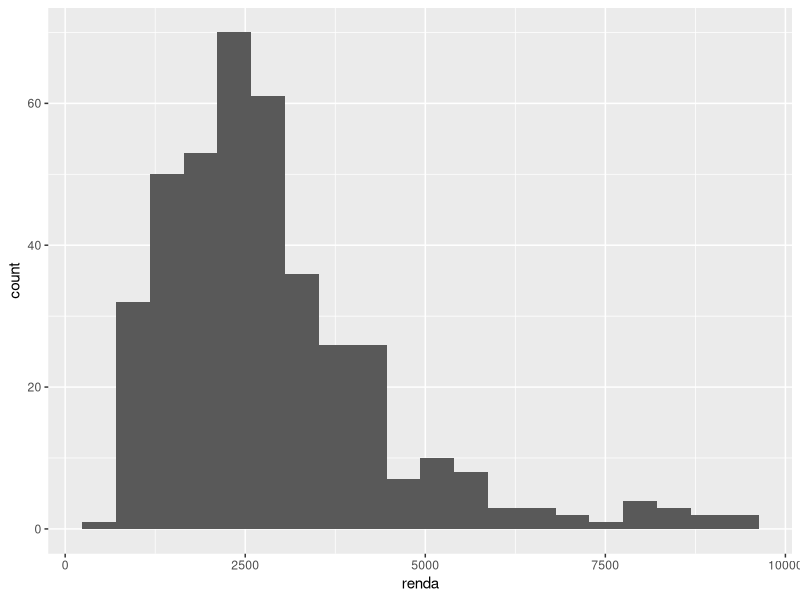
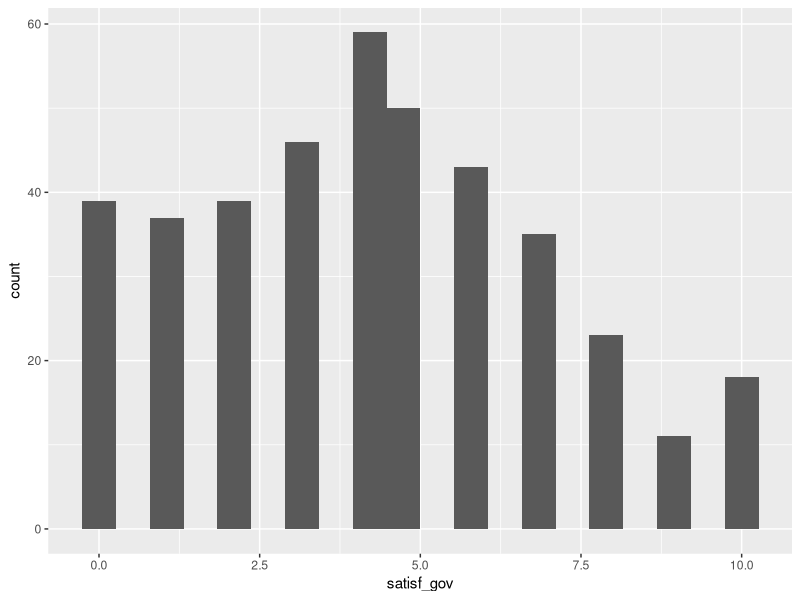
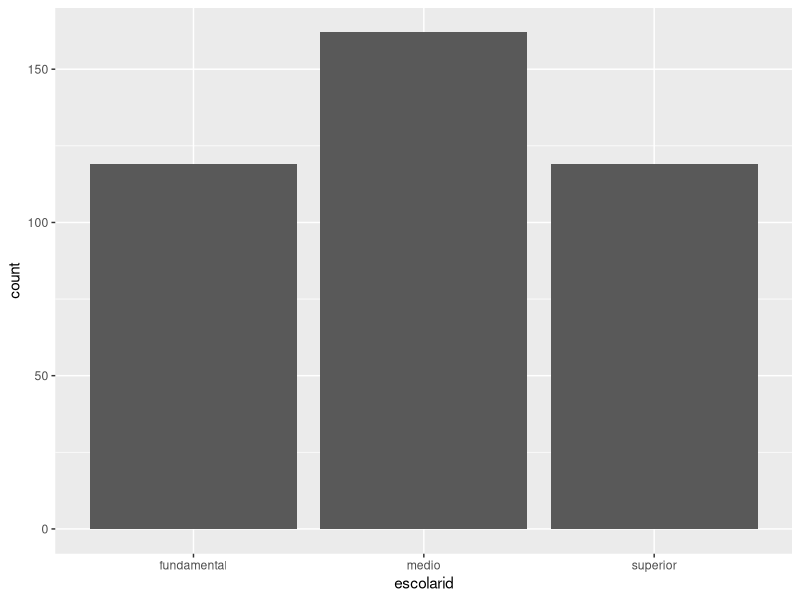
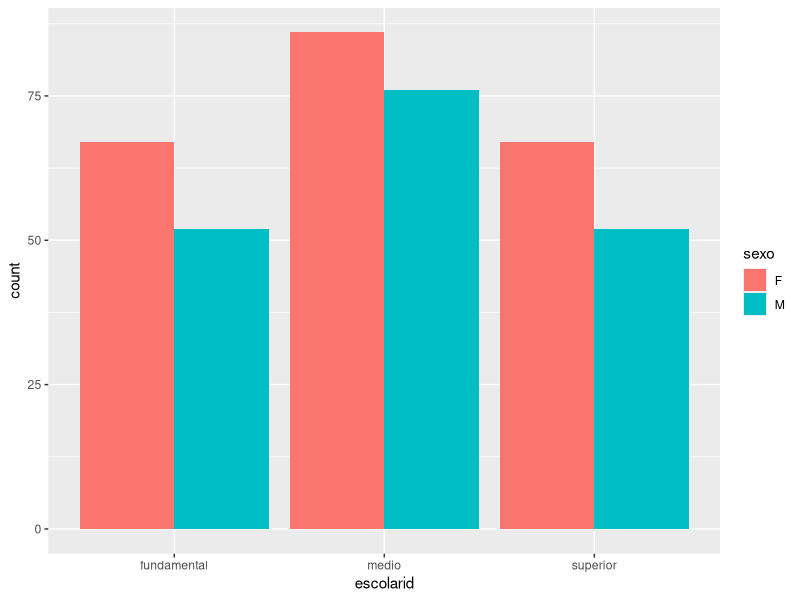
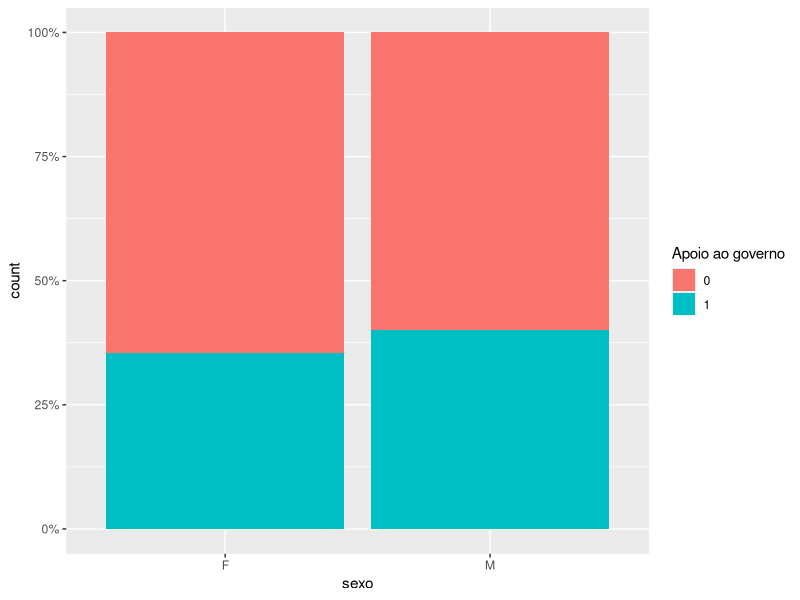
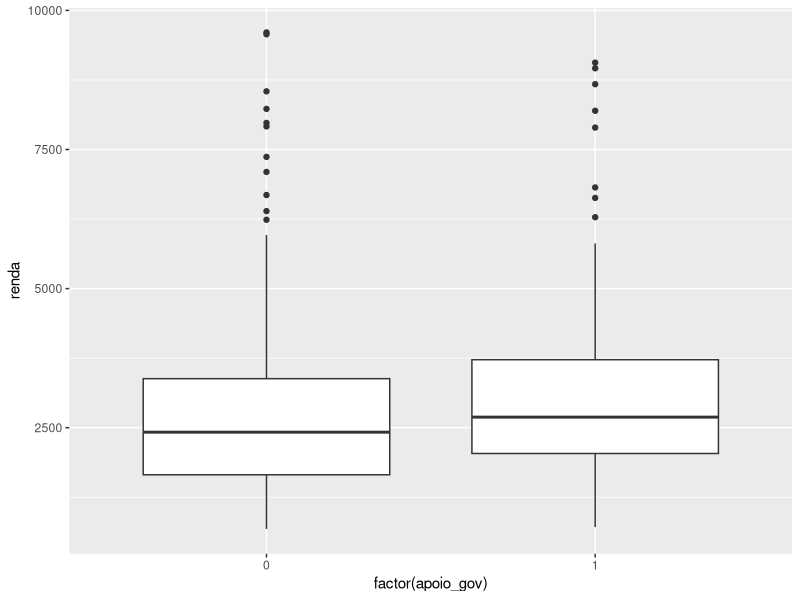
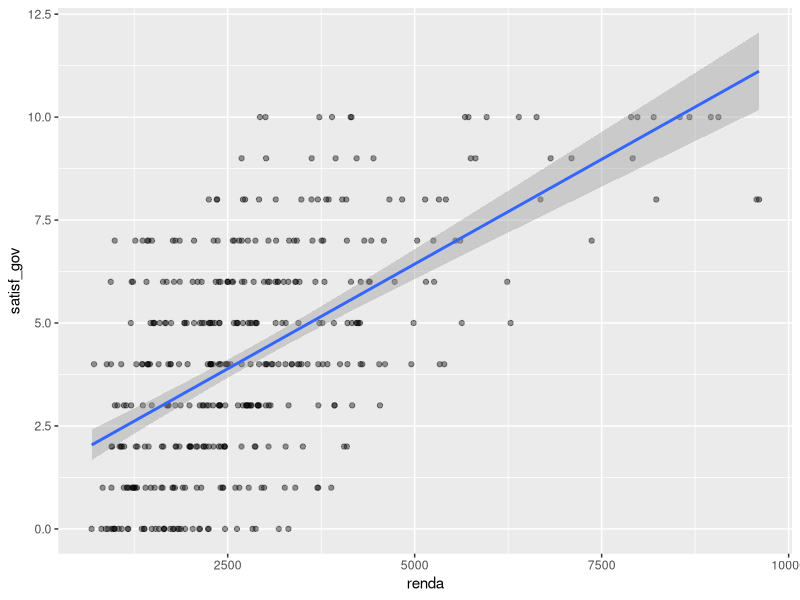
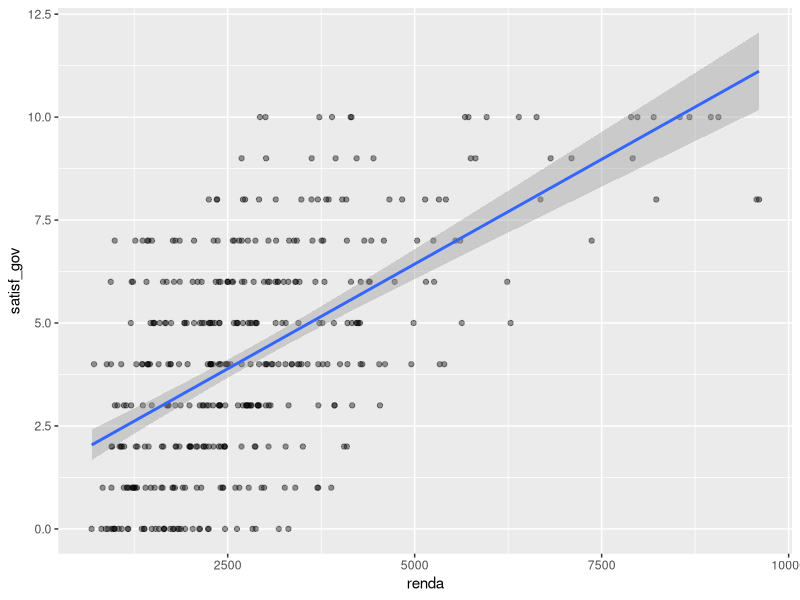

Generate these figures, in order, with R:

# ============================================================
# MQ101 — Métodos Quantitativos para Políticas Públicas
# Lista de Exercícios #05
# ------------------------------------------------------------

# Nome:Ana Carolina Wolff
# RA: 23202510326
# Turma: PPU-009 - MÉTODOS QUANTITATIVOS - TPPU00920253 (2025.3 - 4T234)
# Data: 17/12/2025
# Descrição: Teste de Hipóteses e Regressão

knitr::opts_chunk$set(
  echo = TRUE,
  message = FALSE,
  warning = FALSE,
  dpi = 96
)
library(tidyverse)
library(broom)
set.seed(123)

#Geração da base de dados fictícia
n <- 400

dados <- tibble(
  id = 1:n,
  idade = round(rnorm(n, mean = 40, sd = 12)),
  sexo = sample(c("F", "M"), n, replace = TRUE, prob = c(0.55, 0.45)),
  renda = round(rlnorm(n, meanlog = log(2500), sdlog = 0.5), 0),
  escolarid = sample(c("fundamental", "medio", "superior"),
                     n, replace = TRUE, prob = c(0.30, 0.40, 0.30)),
  ideologia = round(runif(n, 0, 10), 0), # 0 = esquerda, 10 = direita
  apoio_gov = rbinom(n, 1, plogis(-1 + 0.015*(idade - 40) +
                                    0.4*(sexo == "F") +
                                    0.5*(renda > 3000))),
  satisf_gov = pmin(pmax(
    round(3 + 2*apoio_gov + 0.001*(renda - 2500) +
            rnorm(n, 0, 2), 0), 0), 10),
  protesto = rbinom(n, 1, plogis(-2 + 0.3*(ideologia <= 4) - 0.2*apoio_gov))
)
glimpse(dados)

#Exercício 01 - Exploração descritiva e gráficos básicos

#1.1
#média, mediana, desvio-padrão e quartis de idade, renda e satisf_gov:

summary(dados$idade)
summary(dados$renda)
summary(dados$satisf_gov)

# Média
mean(dados$idade, na.rm = TRUE)
mean(dados$renda, na.rm = TRUE)
mean(dados$satisf_gov, na.rm = TRUE)

# Mediana
median(dados$idade, na.rm = TRUE)
median(dados$renda, na.rm = TRUE)
median(dados$satisf_gov, na.rm = TRUE)

# Desvio-padrão
sd(dados$idade, na.rm = TRUE)
sd(dados$renda, na.rm = TRUE)
sd(dados$satisf_gov, na.rm = TRUE)

# Quartis
quantile(dados$idade, probs = c(0.25, 0.5, 0.75), na.rm = TRUE)
quantile(dados$renda, probs = c(0.25, 0.5, 0.75), na.rm = TRUE)
quantile(dados$satisf_gov, probs = c(0.25, 0.5, 0.75), na.rm = TRUE)

#proporção de respondentes por categoria de sexo e escolaridade

prop.table(table(dados$sexo))
prop.table(table(dados$escolarid))

# Proporção de respondentes com apoio_gov = 1
mean(dados$apoio_gov == 1, na.rm = TRUE)


#1.2. Construa os seguintes gráficos:
#um histograma de renda (use pelo menos 20 quebras)

ggplot(dados, aes(x = renda)) +
  geom_histogram(bins = 20)

#um histograma ou gráfico de barras da distribuição de satisf_gov;

ggplot(dados, aes(x = satisf_gov)) +
geom_histogram(bins = 20)

#um gráfico de barras com a distribuição de escolaridade

ggplot(dados, aes(x = escolarid)) +
  geom_bar()

#1.3 Comente
#se a distribuição de renda parece simétrica ou assimétrica: no gráfico, a distribuição de renda aparece assimétrica, com concetração à esquerda e uma longa cauda que se estende para os valores mais altos.
#se satisf_gov parece concentrada em valores baixos, médios ou altos: a variável satisf_gov parece concentrada em valores médios, entre os valores 4 e 5.
#como se distribuem sexo e escolarid na amostra:há uma predominância feminina e de nível médio.

ggplot(dados, aes(x = escolarid, fill = sexo)) +
  geom_bar(position = "dodge")

#EXERCÍCIO 2 - Escolha de testes estatísticos

#2.1. Identifique o tipo de cada variável: categórica ou contínua. 
#2.2. Indique qual teste bivariado é mais adequado, considerando o Capítulo 8 (análise tabular e qui-quadrado, diferença de médias, correlação, regressão simples).

#a. 
#tipo de sexo: qualitativa nominal
#tipo de apoio_gov: qualitativa nominal
#teste bivariado sugerido: análise tabular/qui-quadrado

#b. 
#escolarid (3 categorias): qualitativa ordinal
#apoio_gov (0/1):qualitativa nominal
#teste bivariado sugerido:análise tabular/qui-quadrado

#c.
#satisf_gov (0–10): quantitativa discreta
#apoio_gov (0/1):qualitativa nominal
#teste bivariado sugerido:Teste t de diferença de médias

#d. 
#satisf_gov (0–10):quantitativa discreta
#renda (contínua): quantitativa contínua.
#teste bivariado sugerido:correlação e/ou regressão simples

#e. 
#satisf_gov (0–10):quantitativa discreta
#ideologia (0–10):quantitativa discreta
#teste bivariado sugerido:correlação e/ou regressão simples

#Exercício 3 – Teste qui-quadrado: sexo e apoio ao governo

#3.1. Construa uma tabela de contingência entre sexo e apoio_gov. Apresente também proporções por coluna (ou por linha) para facilitar a interpretação.

tab_sexo_apoio <- table(dados$sexo, dados$apoio_gov)
tab_sexo_apoio
prop.table(tab_sexo_apoio, margin = 2)


#3.2 Formule as hipóteses:
#\(H_0\): não há associação entre sexo e apoio_gov na população;
#\(H_1\): há associação entre sexo e apoio_gov.

#3.3. Aplique o teste de qui-quadrado em R:
chisq.test(tab_sexo_apoio)

#3.4Em texto, interprete:
#O resultado do teste indicou um valor de qui-quadrado de aproximadamente 0,68, com 1 grau de liberdade e um valor-p de 0,4063. 
#Como o valor-p é muito superior ao nível de significância usual de 5%, não rejeitamos a hipótese nula.
#Isso significa que, com base nesta amostra, não há evidências estatísticas de que o sexo influencie o apoio ao governo.

#3.5 COnstrua gráfico

ggplot(dados, aes(x = sexo, fill = factor(apoio_gov))) +
  geom_bar(position = "fill") +
  scale_y_continuous(labels = scales::percent) +
  labs(fill = "Apoio ao governo")

#Comente: sim, há coerência entre o gráfico e o resultado do teste.
#embora visualmente os homens pareçam apresentar um apoio ligeiramente maior, a diferença é pequena e não significativa do ponto de vista estatístico.

#Exercício 4 – Diferença de médias: renda entre apoiadores e não apoiadores

#4.1. Produza um resumo numérico de renda por apoio_gov (média, desvio-padrão, tamanho de cada grupo).

dados %>%
  group_by(apoio_gov) %>%
  summarise(
    media_renda = mean(renda),
    sd_renda = sd(renda),
    n = n()
  )

#4.2. Formule as hipóteses:
# \(H_0: \mu_{\text{apoia}} = \mu_{\text{não apoia}}\)
#\(H_1: \mu_{\text{apoia}} \neq \mu_{\text{não apoia}}\)

#4.3. Aplique o teste \(t\) para diferença de médias (assuma, inicialmente, variâncias desiguais):

t.test(renda ~ apoio_gov, data = dados)

#4.4. Em texto, interprete:

#Estimativa da diferença de médias: a média da renda entre os que não apoiam o governo foi de 2.772,36 reais, enquanto entre os que apoiam foi de 3.025,48 reais. A diferença estimada entre as médias é de aproximadamente 253,12 reais (3025,48 – 2772,36).
#Intervalo de confiança de 95%: o intervalo de confiança para a diferença de médias foi de [-576,66 ; 70,41]. Como esse intervalo inclui o valor 0, não podemos afirmar que exista diferença estatisticamente significativa entre os grupos.
#O valor-p obtido foi 0,1247. Esse valor é maior que 0,05, indicando que a diferença observada pode ser explicada pelo acaso.
#Conclusão sobre H_0 a 5%: como o valor-p é maior que o nível de significância de 5%, não rejeitamos a hipótese nula.
#Portanto, não há evidências estatísticas de que a renda difira entre apoiadores e não apoiadores do governo nesta amostra.
# embora os apoiadores tenham uma média de renda ligeiramente maior, essa diferença não é estatisticamente significativa.

#4.5. Construa um boxplot de renda por apoio_gov e comente brevemente a relação entre o gráfico e o resultado do teste.

ggplot(dados, aes(x = factor(apoio_gov), y = renda)) +
  geom_boxplot()

#Comentário:
#No gráfico, observa-se que as medianas são próximas e as caixas e limites externos se sobrepõem bastante, sugerindo distribuições semelhantes entre os grupos. Isso sugere que a distribuição das rendas nos dois grupos é semelhante e que a diferença visual não é muito marcada.
#No teste t, essa impressão visual se confirma: a diferença média foi de cerca de R$ 253, mas o intervalo de confiança inclui o zero ([-576 ; 70]) e o valor-p (0,1247) é maior que 0,05. Isso significa que a diferença observada não é estatisticamente significativa.
#o gráfico mostra uma diferença pequena e com grande sobreposição entre os grupos, e o teste t confirma que essa diferença não é significativa do ponto de vista estatístico.


#Exercício 5 – Correlação: renda, ideologia e satisfação com o governo

#5.1. Calcule a matriz de correlações de Pearson entre renda, ideologia e satisf_gov                                                                               completos):
  
dados %>%
  select(renda, ideologia, satisf_gov) %>%
  cor(use = "complete.obs")


#5.2 Para cada par de variáveis, com base na matriz:

#Renda e ideologia: correlação +0,0205 (positiva); associação muito fraca;não há associação relevante entre renda e ideologia na amostra
#Renda e satisf_gov: correlação +0,5934 (positiva); associação moderada a forte; assim, quanto maior a renda, maior tende a ser a satisfação com o governo, em termos gerais.
#Ideologia e satisf_gov: correlação −0,0796 (negativa); associação muito fraca; sugere que a ideologia tem pouca relação com a satisfação com o governo.

#5.3 Construa um gráfico de dispersão de renda (eixo x) por satisf_gov (eixo y), com linha de tendência linear:
  
ggplot(dados, aes(x = renda, y = satisf_gov)) +
  geom_point(alpha = 0.4) +
  geom_smooth(method = "lm", se = TRUE)

#5.4. Em texto, comente o padrão visual do gráfico, relacionando-o ao sinal e magnitude da correlação estimada.

#O gráfico de dispersão com linha de regressão mostra uma tendência clara de associação positiva entre renda e satisfação com o governo: conforme a renda aumenta, a satisfação tende também a crescer. 
#Esse padrão visual está em plena concordância com o coeficiente de correlação estimado (+0,59), que indica uma relação moderada a forte. 
#A inclinação positiva da linha e a proximidade relativa dos pontos reforçam a ideia de que indivíduos com maior renda apresentam, em média, níveis mais altos de satisfação, ainda que exista alguma dispersão nos dados.

#Exercício 6 – Regressão linear simples:  satisfação e renda

#Considere o modelo:  [ _i = _0 + _1 ,_i + _i]

#6.1. Estime o modelo em R:

mod1 <- lm(satisf_gov ~ renda, data = dados)
summary(mod1)

#6.2. Em texto, interprete:

#O modelo de regressão linear simples indica que, quando a renda é igual a zero, a satisfação esperada com o governo seria de aproximadamente 1,35 pontos, embora essa interpretação literal do intercepto não seja muito significativa na prática. 
#Já o coeficiente da renda mostra um efeito positivo: para cada aumento de 1.000 reais na renda, espera-se um acréscimo médio de cerca de 1 ponto na satisfação com o governo. 
#O valor-p associado à renda é extremamente baixo (menor que 0,001), fornecendo forte evidência estatística de associação linear entre renda e satisfação. 
#assim, conclui-se que a renda é um preditor significativo e que indivíduos com maior renda tendem, em média, a apresentar maior satisfação com o governo.

#6.3. Utilize o broom para obter uma tabela organizada:
  
  tidy(mod1)
  
#O output do modelo mostra que o intercepto estimado é 1,35, com erro-padrão de 0,227, resultando em uma estatística t de 5,94 e valor-p de 6,3e-9, o que indica que ele é estatisticamente diferente de zero, embora sua interpretação literal (satisfação quando a renda é zero) não seja muito relevante. 
#já o coeficiente da renda é 0,00102, com erro-padrão extremamente baixo (0,0000692), o que gera uma estatística t muito elevada (14,7) e um valor-p praticamente nulo (2,08e-39). 
#Esses resultados evidenciam que a renda tem efeito positivo e altamente significativo sobre a satisfação com o governo, confirmando a robustez da associação linear encontrada.
  
  
#6.4. Refaça o gráfico de dispersão com reta de regressão (como no Exercício 5) e escreva um parágrafo relacionando:

  ggplot(dados, aes(x = renda, y = satisf_gov)) +
    geom_point(alpha = 0.4) +
    geom_smooth(method = "lm", se = TRUE)

#O gráfico de dispersão com a reta de regressão mostra uma tendência positiva clara entre renda e satisfação com o governo, em linha com o coeficiente estimado \hat {\beta }_1=0,00102. 
#A inclinação positiva da reta reflete o sinal do coeficiente, indicando que maiores valores de renda estão associados a maiores níveis de satisfação. 
#Além disso, o valor elevado da estatística t (14,7) e o valor-p praticamente nulo (< 0,001) confirmam a significância estatística desse efeito, evidenciando que a associação linear observada no gráfico não é fruto do acaso, mas sim uma relação consistente entre as variáveis
  
#Exercício 7 – Diagnóstico simples do modelo
  
#Usando o modelo do Exercício 6 (mod1):
  
  mod1 <- lm(satisf_gov ~ renda, data = dados)
  summary(mod1)
  
#7.1. Extraia resíduos e valores ajustados:
  dados_diag <- augment(mod1)
  glimpse(dados_diag)
  
#7.2. Construa:

#um gráfico de resíduos vs valores ajustados (.resid vs .fitted);
  
  ggplot(dados_diag, aes(x = .fitted, y = .resid)) +
    geom_point(alpha = 0.4) +
    geom_hline(yintercept = 0, linetype = "dashed")
  
#um gráfico QQ-plot dos resíduos.
  
  ggplot(dados_diag, aes(sample = .resid)) +
    stat_qq() +
    stat_qq_line()
  
#7.3. Em texto, com base nos gráficos, comente:
#se há indícios fortes de heterocedasticidade (padrão em funil, por exemplo);
#se a distribuição dos resíduos parece muito distante de algo aproximadamente normal.
 
#no gráfico de resíduos versus valores ajustados, não se observa um padrão em funil ou outro indício forte de heterocedasticidade: a dispersão dos resíduos parece relativamente constante ao longo da reta, sugerindo que a variância dos erros é aproximadamente homogênea. 
#o gráfico Q-Q mostra que os resíduos seguem de forma razoável a linha de referência, com pequenas desvios nas extremidades. Isso indica que a distribuição dos resíduos não está muito distante da normalidade, havendo apenas leves discrepâncias nas caudas. 
# os diagnósticos sugerem que as principais suposições do modelo linear — homocedasticidade e normalidade dos resíduos — estão suficientemente atendidas para que os resultados sejam considerados confiáveis.
  
  
#7.4. Explique, em poucas linhas, por que vale a pena olhar pelo menos esses dois gráficos antes de confiar inteiramente nas inferências do modelo.
  
#Vale a pena olhar esses dois gráficos, porque eles ajudam a verificar se as condições básicas do modelo estão sendo atendidas. 
#O gráfico de resíduos mostra se os erros estão distribuídos de forma equilibrada, sem padrões que indiquem problemas como variação desigual. 
#Já o gráfico de normalidade indica se os erros seguem aproximadamente a distribuição esperada. 
#Se esses pontos não forem avaliados, corre-se o risco de confiar em resultados que podem estar distorcidos pelas limitações do modelo.
  

#Exercício 8 – Regressão com variável dummy e diferença de médias
  
#Considere o modelo:
#[ _i = _0 + _1 ,_i + _i]
#onde apoio_gov é uma variável indicadora (0 = não apoia; 1 = apoia).

#8.1. Estime o modelo:
  
    mod2 <- lm(satisf_gov ~ apoio_gov, data = dados)
  summary(mod2)
  
#8.2. Calcule as médias de satisf_gov nos dois grupos (apoio_gov = 0 e apoio_gov = 1) e compare com os coeficientes de mod2.
#No modelo com variável dummy, o intercepto representa a média de satisfação dos que não apoiam o governo (3,41). 
#O coeficiente da dummy mostra a diferença entre os grupos (2,27), e somando os dois obtemos a média dos apoiadores (5,68). 
#Ou seja, os coeficientes da regressão reproduzem exatamente as médias observadas nos dois grupos.
  
  
#8.3. Mostre, com base nos resultados numéricos, que:
# \(\hat{\beta}_0\) corresponde à média de satisf_gov para apoio_gov = 0;
# \(\hat{\beta}_1\) corresponde à diferença entre as médias dos dois grupos.
  
#O intercepto (\hat {\beta }_0=3,412) corresponde exatamente à média de satisfação com o governo para o grupo que não apoia (apoio_gov = 0).
#O coeficiente da dummy (\hat {\beta }_1=2,268) representa a diferença entre as médias dos dois grupos.
#Assim, a média dos que apoiam o governo é dada por: \hat {\beta }_0+\hat {\beta }_1=3,412+2,268=5,680
#Comparando:
#Média dos que não apoiam = 3,41
#Média dos que apoiam = 5,68
#Diferença = 2,27 → que coincide com \hat {\beta }_1.
  
#8.4. Aplique:
  
    t.test(satisf_gov ~ apoio_gov, data = dados)
    
#Compare o valor-p de apoio_gov no summary(mod2) com o valor-p do t.test. Em texto, discuta a relação entre os dois resultados.
    
#O valor-p do coeficiente de apoio_gov na regressão é praticamente zero (< 2e-16), assim como o valor-p do teste t (< 2,2e-16). 
#Isso acontece porque os dois testes são, na prática, equivalentes: ambos verificam se há diferença significativa entre as médias de satisfação dos que apoiam e dos que não apoiam o governo. 
#assim, os dois resultados confirmam a mesma conclusão: a diferença entre os grupos é estatisticamente muito significativa.
    
